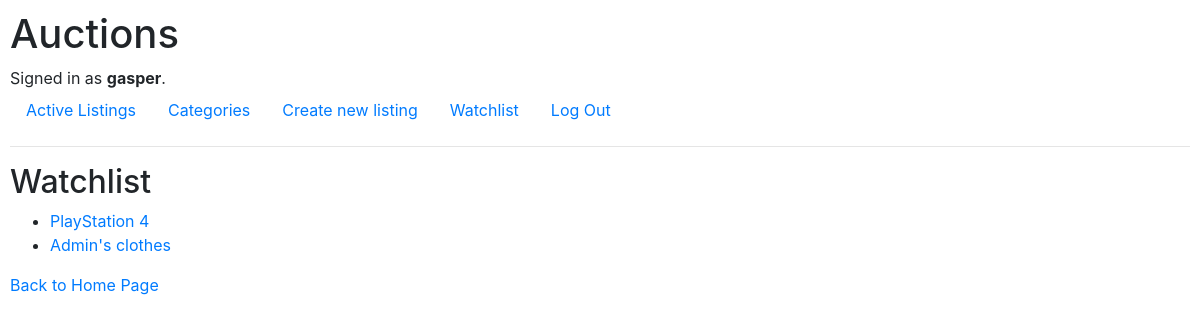
Screenshot of /watchlist (signed in) with the database file from the repository.
### auctions/models.py (models this page shows, shortened)
class User(AbstractUser):
    pass

class Listing(models.Model):
    ACTIVE = "ACT"
    CLOSED = "CLO"
    STATUS_CHOICES = {
        ACTIVE: "Active",
        CLOSED: "Closed"
    }
    title = models.CharField(max_length=64)
    description = models.TextField(max_length=200)
    by_user = models.ForeignKey(User, on_delete=models.CASCADE, related_name="listings", default="")
    starting_price = models.FloatField()
    created_at = models.DateTimeField(default=now)
    imgURL = models.URLField(blank=True, default='')
    category = models.ForeignKey(ListingCategories, on_delete=models.CASCADE, related_name="listings")
    watchlisted_by = models.ManyToManyField(User, related_name="watchlist_items")
    status = models.CharField(max_length=10, choices=STATUS_CHOICES, default=ACTIVE)

### auctions/views.py (the view)
# urls.py: path("watchlist", views.watchlist, name="watchlist"),
def watchlist(request):
    user = User.objects.get(pk=request.user.id)
    return render(request, "auctions/watchlist.html", {
        "listings": user.watchlist_items.all()
    })

### auctions/templates/auctions/watchlist.html
{% extends "auctions/layout.html" %}
{% block body %}
<h2>Watchlist</h2>
<ul>
    {% for item in listings %}
        <li><a href="{% url 'item' item.id %}">{{ item.title }}</a></li>
    {% empty %}
        <li>No items</li>
    {% endfor %}
    </ul>
<a href="{% url 'index' %}">Back to Home Page</a>
{% endblock %}

### auctions/templates/auctions/layout.html (shortened to what this page needs)
{% load static %}
<!DOCTYPE html>
<html lang="en">
    <head>
        <link rel="stylesheet" href="https://stackpath.bootstrapcdn.com/bootstrap/4.4.1/css/bootstrap.min.css">
        <link href="{% static 'auctions/styles.css' %}" rel="stylesheet">
    </head>
    <body>
        <h1>Auctions</h1>
        <div>
            {% if user.is_authenticated %}
                Signed in as <strong>{{ user.username }}</strong>.
            {% else %}
                Not signed in.
            {% endif %}
        </div>
        <ul class="nav">
            <li class="nav-item">
                <a class="nav-link" href="{% url 'index' %}">Active Listings</a>
            </li>
            <li class="nav-item">
                <a class="nav-link" href="{% url 'categories' %}">Categories</a>
            </li>
            {% if user.is_authenticated %}
                <li class="nav-item">
                    <a class="nav-link" href="{% url 'new' %}">Create new listing</a>
                </li>
                <li class="nav-item">
                    <a class="nav-link" href="{% url 'watchlist' %}">Watchlist</a>
                </li>
                <li class="nav-item">
                    <a class="nav-link" href="{% url 'logout' %}">Log Out</a>
                </li>
            {% endif %}
        </ul>
        <hr>
        {% block body %}
        {% endblock %}
    </body>
</html>

### auctions/static/auctions/styles.css (style rules this page uses)
body { padding: 10px; }

### rows the page displays
User: username "gasper"
Listing: title "PlayStation 4"
Listing: title "Admin's clothes"
